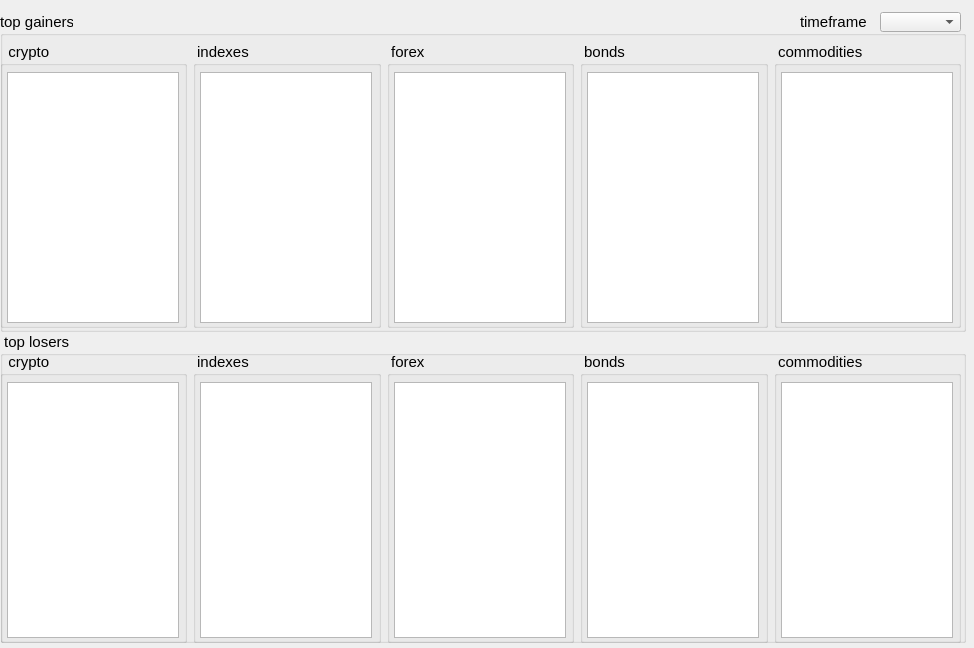
<?xml version="1.0" encoding="UTF-8"?>
<ui version="4.0">
 <class>Form</class>
 <widget class="QWidget" name="Form">
  <property name="geometry">
   <rect>
    <x>0</x>
    <y>0</y>
    <width>974</width>
    <height>648</height>
   </rect>
  </property>
  <property name="windowTitle">
   <string>Form</string>
  </property>
  <widget class="QWidget" name="widget" native="true">
   <property name="geometry">
    <rect>
     <x>0</x>
     <y>0</y>
     <width>969</width>
     <height>645</height>
    </rect>
   </property>
   <widget class="QGroupBox" name="groupBox_29">
    <property name="geometry">
     <rect>
      <x>0</x>
      <y>332</y>
      <width>966</width>
      <height>311</height>
     </rect>
    </property>
    <property name="minimumSize">
     <size>
      <width>0</width>
      <height>180</height>
     </size>
    </property>
    <property name="maximumSize">
     <size>
      <width>16777215</width>
      <height>320</height>
     </size>
    </property>
    <property name="font">
     <font>
      <family>Ubuntu</family>
      <pointsize>11</pointsize>
      <weight>50</weight>
      <italic>false</italic>
      <bold>false</bold>
     </font>
    </property>
    <property name="styleSheet">
     <string notr="true">font: 11pt &quot;Ubuntu&quot;;</string>
    </property>
    <property name="title">
     <string> top losers</string>
    </property>
    <widget class="QWidget" name="">
     <property name="geometry">
      <rect>
       <x>0</x>
       <y>20</y>
       <width>961</width>
       <height>291</height>
      </rect>
     </property>
     <layout class="QHBoxLayout" name="horizontalLayout_2">
      <item>
       <widget class="QGroupBox" name="groupBox_31">
        <property name="minimumSize">
         <size>
          <width>180</width>
          <height>160</height>
         </size>
        </property>
        <property name="maximumSize">
         <size>
          <width>216</width>
          <height>300</height>
         </size>
        </property>
        <property name="sizeIncrement">
         <size>
          <width>200</width>
          <height>0</height>
         </size>
        </property>
        <property name="font">
         <font>
          <family>Ubuntu</family>
          <pointsize>11</pointsize>
          <weight>50</weight>
          <italic>false</italic>
          <bold>false</bold>
         </font>
        </property>
        <property name="autoFillBackground">
         <bool>false</bool>
        </property>
        <property name="styleSheet">
         <string notr="true"/>
        </property>
        <property name="title">
         <string>  crypto</string>
        </property>
        <widget class="QTableView" name="tableView_27">
         <property name="geometry">
          <rect>
           <x>7</x>
           <y>30</y>
           <width>172</width>
           <height>256</height>
          </rect>
         </property>
         <property name="frameShadow">
          <enum>QFrame::Sunken</enum>
         </property>
         <attribute name="horizontalHeaderVisible">
          <bool>false</bool>
         </attribute>
        </widget>
       </widget>
      </item>
      <item>
       <widget class="QGroupBox" name="groupBox_34">
        <property name="minimumSize">
         <size>
          <width>180</width>
          <height>160</height>
         </size>
        </property>
        <property name="maximumSize">
         <size>
          <width>216</width>
          <height>300</height>
         </size>
        </property>
        <property name="font">
         <font>
          <family>Ubuntu</family>
          <pointsize>11</pointsize>
          <weight>50</weight>
          <italic>false</italic>
          <bold>false</bold>
         </font>
        </property>
        <property name="title">
         <string> indexes</string>
        </property>
        <widget class="QTableView" name="tableView_30">
         <property name="geometry">
          <rect>
           <x>7</x>
           <y>30</y>
           <width>172</width>
           <height>256</height>
          </rect>
         </property>
         <property name="frameShadow">
          <enum>QFrame::Sunken</enum>
         </property>
         <attribute name="horizontalHeaderVisible">
          <bool>false</bool>
         </attribute>
        </widget>
       </widget>
      </item>
      <item>
       <widget class="QGroupBox" name="groupBox_32">
        <property name="minimumSize">
         <size>
          <width>180</width>
          <height>160</height>
         </size>
        </property>
        <property name="maximumSize">
         <size>
          <width>216</width>
          <height>300</height>
         </size>
        </property>
        <property name="font">
         <font>
          <family>Ubuntu</family>
          <pointsize>11</pointsize>
          <weight>50</weight>
          <italic>false</italic>
          <bold>false</bold>
         </font>
        </property>
        <property name="title">
         <string> forex</string>
        </property>
        <widget class="QTableView" name="tableView_28">
         <property name="geometry">
          <rect>
           <x>7</x>
           <y>30</y>
           <width>172</width>
           <height>256</height>
          </rect>
         </property>
         <property name="frameShadow">
          <enum>QFrame::Sunken</enum>
         </property>
         <attribute name="horizontalHeaderVisible">
          <bool>false</bool>
         </attribute>
        </widget>
       </widget>
      </item>
      <item>
       <widget class="QGroupBox" name="groupBox_30">
        <property name="minimumSize">
         <size>
          <width>180</width>
          <height>160</height>
         </size>
        </property>
        <property name="maximumSize">
         <size>
          <width>216</width>
          <height>300</height>
         </size>
        </property>
        <property name="font">
         <font>
          <family>Ubuntu</family>
          <pointsize>11</pointsize>
          <weight>50</weight>
          <italic>false</italic>
          <bold>false</bold>
         </font>
        </property>
        <property name="title">
         <string> bonds</string>
        </property>
        <widget class="QTableView" name="tableView_26">
         <property name="geometry">
          <rect>
           <x>7</x>
           <y>30</y>
           <width>172</width>
           <height>256</height>
          </rect>
         </property>
         <property name="frameShadow">
          <enum>QFrame::Sunken</enum>
         </property>
         <attribute name="horizontalHeaderVisible">
          <bool>false</bool>
         </attribute>
        </widget>
       </widget>
      </item>
      <item>
       <widget class="QGroupBox" name="groupBox_33">
        <property name="enabled">
         <bool>true</bool>
        </property>
        <property name="minimumSize">
         <size>
          <width>180</width>
          <height>160</height>
         </size>
        </property>
        <property name="maximumSize">
         <size>
          <width>216</width>
          <height>300</height>
         </size>
        </property>
        <property name="font">
         <font>
          <family>Ubuntu</family>
          <pointsize>11</pointsize>
          <weight>50</weight>
          <italic>false</italic>
          <bold>false</bold>
         </font>
        </property>
        <property name="styleSheet">
         <string notr="true"/>
        </property>
        <property name="title">
         <string> commodities</string>
        </property>
        <widget class="QTableView" name="tableView_29">
         <property name="geometry">
          <rect>
           <x>7</x>
           <y>30</y>
           <width>172</width>
           <height>256</height>
          </rect>
         </property>
         <property name="frameShadow">
          <enum>QFrame::Sunken</enum>
         </property>
         <attribute name="horizontalHeaderVisible">
          <bool>false</bool>
         </attribute>
        </widget>
       </widget>
      </item>
     </layout>
    </widget>
   </widget>
   <widget class="QGroupBox" name="groupBox_23">
    <property name="geometry">
     <rect>
      <x>0</x>
      <y>12</y>
      <width>966</width>
      <height>320</height>
     </rect>
    </property>
    <property name="minimumSize">
     <size>
      <width>0</width>
      <height>180</height>
     </size>
    </property>
    <property name="maximumSize">
     <size>
      <width>16777215</width>
      <height>320</height>
     </size>
    </property>
    <property name="font">
     <font>
      <family>Ubuntu</family>
      <pointsize>11</pointsize>
      <weight>50</weight>
      <italic>false</italic>
      <bold>false</bold>
     </font>
    </property>
    <property name="styleSheet">
     <string notr="true">font: 11pt &quot;Ubuntu&quot;;</string>
    </property>
    <property name="title">
     <string>top gainers</string>
    </property>
    <widget class="QComboBox" name="comboBox_19">
     <property name="geometry">
      <rect>
       <x>880</x>
       <y>0</y>
       <width>81</width>
       <height>20</height>
      </rect>
     </property>
     <property name="styleSheet">
      <string notr="true">font: 11pt &quot;Ubuntu&quot;;</string>
     </property>
    </widget>
    <widget class="QLabel" name="label_49">
     <property name="geometry">
      <rect>
       <x>800</x>
       <y>0</y>
       <width>76</width>
       <height>20</height>
      </rect>
     </property>
     <property name="font">
      <font>
       <family>Ubuntu</family>
       <pointsize>11</pointsize>
       <weight>50</weight>
       <italic>false</italic>
       <bold>false</bold>
      </font>
     </property>
     <property name="styleSheet">
      <string notr="true">font: 11pt &quot;Ubuntu&quot;;</string>
     </property>
     <property name="text">
      <string>timeframe</string>
     </property>
    </widget>
    <widget class="QWidget" name="">
     <property name="geometry">
      <rect>
       <x>0</x>
       <y>30</y>
       <width>961</width>
       <height>286</height>
      </rect>
     </property>
     <layout class="QHBoxLayout" name="horizontalLayout">
      <item>
       <widget class="QGroupBox" name="groupBox_25">
        <property name="minimumSize">
         <size>
          <width>180</width>
          <height>160</height>
         </size>
        </property>
        <property name="maximumSize">
         <size>
          <width>216</width>
          <height>300</height>
         </size>
        </property>
        <property name="sizeIncrement">
         <size>
          <width>200</width>
          <height>0</height>
         </size>
        </property>
        <property name="font">
         <font>
          <family>Ubuntu</family>
          <pointsize>11</pointsize>
          <weight>50</weight>
          <italic>false</italic>
          <bold>false</bold>
         </font>
        </property>
        <property name="autoFillBackground">
         <bool>false</bool>
        </property>
        <property name="title">
         <string>  crypto</string>
        </property>
        <widget class="QTableView" name="tableView_22">
         <property name="geometry">
          <rect>
           <x>7</x>
           <y>30</y>
           <width>172</width>
           <height>251</height>
          </rect>
         </property>
         <property name="frameShadow">
          <enum>QFrame::Sunken</enum>
         </property>
         <attribute name="horizontalHeaderVisible">
          <bool>false</bool>
         </attribute>
        </widget>
       </widget>
      </item>
      <item>
       <widget class="QGroupBox" name="groupBox_28">
        <property name="minimumSize">
         <size>
          <width>180</width>
          <height>160</height>
         </size>
        </property>
        <property name="maximumSize">
         <size>
          <width>216</width>
          <height>300</height>
         </size>
        </property>
        <property name="font">
         <font>
          <family>Ubuntu</family>
          <pointsize>11</pointsize>
          <weight>50</weight>
          <italic>false</italic>
          <bold>false</bold>
         </font>
        </property>
        <property name="title">
         <string> indexes</string>
        </property>
        <widget class="QTableView" name="tableView_25">
         <property name="geometry">
          <rect>
           <x>7</x>
           <y>30</y>
           <width>172</width>
           <height>251</height>
          </rect>
         </property>
         <property name="frameShadow">
          <enum>QFrame::Sunken</enum>
         </property>
         <attribute name="horizontalHeaderVisible">
          <bool>false</bool>
         </attribute>
        </widget>
       </widget>
      </item>
      <item>
       <widget class="QGroupBox" name="groupBox_26">
        <property name="minimumSize">
         <size>
          <width>180</width>
          <height>160</height>
         </size>
        </property>
        <property name="maximumSize">
         <size>
          <width>216</width>
          <height>300</height>
         </size>
        </property>
        <property name="font">
         <font>
          <family>Ubuntu</family>
          <pointsize>11</pointsize>
          <weight>50</weight>
          <italic>false</italic>
          <bold>false</bold>
         </font>
        </property>
        <property name="title">
         <string> forex</string>
        </property>
        <widget class="QTableView" name="tableView_23">
         <property name="geometry">
          <rect>
           <x>7</x>
           <y>30</y>
           <width>172</width>
           <height>251</height>
          </rect>
         </property>
         <property name="frameShadow">
          <enum>QFrame::Sunken</enum>
         </property>
         <attribute name="horizontalHeaderVisible">
          <bool>false</bool>
         </attribute>
        </widget>
       </widget>
      </item>
      <item>
       <widget class="QGroupBox" name="groupBox_24">
        <property name="minimumSize">
         <size>
          <width>180</width>
          <height>160</height>
         </size>
        </property>
        <property name="maximumSize">
         <size>
          <width>216</width>
          <height>300</height>
         </size>
        </property>
        <property name="font">
         <font>
          <family>Ubuntu</family>
          <pointsize>11</pointsize>
          <weight>50</weight>
          <italic>false</italic>
          <bold>false</bold>
         </font>
        </property>
        <property name="title">
         <string> bonds</string>
        </property>
        <widget class="QTableView" name="tableView_21">
         <property name="geometry">
          <rect>
           <x>7</x>
           <y>30</y>
           <width>172</width>
           <height>251</height>
          </rect>
         </property>
         <property name="frameShadow">
          <enum>QFrame::Sunken</enum>
         </property>
         <attribute name="horizontalHeaderVisible">
          <bool>false</bool>
         </attribute>
        </widget>
       </widget>
      </item>
      <item>
       <widget class="QGroupBox" name="groupBox_27">
        <property name="enabled">
         <bool>true</bool>
        </property>
        <property name="minimumSize">
         <size>
          <width>180</width>
          <height>160</height>
         </size>
        </property>
        <property name="maximumSize">
         <size>
          <width>216</width>
          <height>300</height>
         </size>
        </property>
        <property name="font">
         <font>
          <family>Ubuntu</family>
          <pointsize>11</pointsize>
          <weight>50</weight>
          <italic>false</italic>
          <bold>false</bold>
         </font>
        </property>
        <property name="styleSheet">
         <string notr="true"/>
        </property>
        <property name="title">
         <string> commodities</string>
        </property>
        <widget class="QTableView" name="tableView_24">
         <property name="geometry">
          <rect>
           <x>7</x>
           <y>30</y>
           <width>172</width>
           <height>251</height>
          </rect>
         </property>
         <property name="frameShadow">
          <enum>QFrame::Sunken</enum>
         </property>
         <attribute name="horizontalHeaderVisible">
          <bool>false</bool>
         </attribute>
        </widget>
       </widget>
      </item>
     </layout>
    </widget>
   </widget>
  </widget>
 </widget>
 <resources/>
 <connections/>
</ui>
